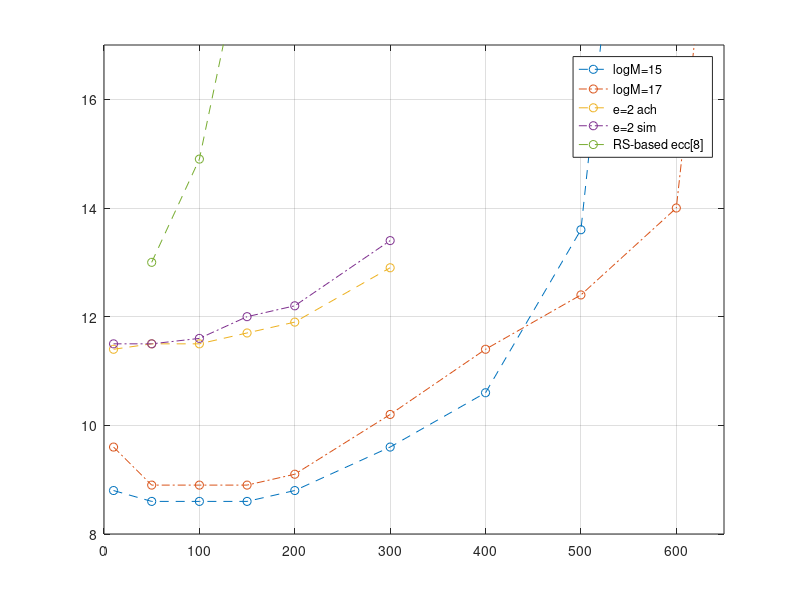

The MATLAB source for this figure:
%%

clear
clc
%% RCB bounds

xrcb = [10 50 100 150 200 300 400 500 600 700];
c15y = [8.8 8.6 8.6 8.6 8.8 9.6 10.6 13.6 30 50];
c17y = [9.6 8.9 8.9 8.9 9.1 10.2 11.4 12.4 14 30];
yconverse = [];
ypolar = [];
yrs5 = [];

%% sim results (practical)

xsim = [10 50 100 150 200 300];
yach = [11.4 11.5 11.5 11.7 11.9 12.9];
ysim = [11.5 11.5 11.6 12.0 12.2 13.4];
xrscode = [50 100 150 200];
yrscode = [13 14.9 19.1 22.8];

%% plot

figure
plot(xrcb, c15y,'--o' , xrcb, c17y, '-.o', xsim, yach ,'--o', xsim, ysim,'-.o', xrscode, yrscode,'--o')
ylim([8 17])
xlim([0 650])
legend({'logM=15','logM=17', 'e=2 ach', 'e=2 sim', 'RS-based ecc[8]'},'Location', 'best')
grid on